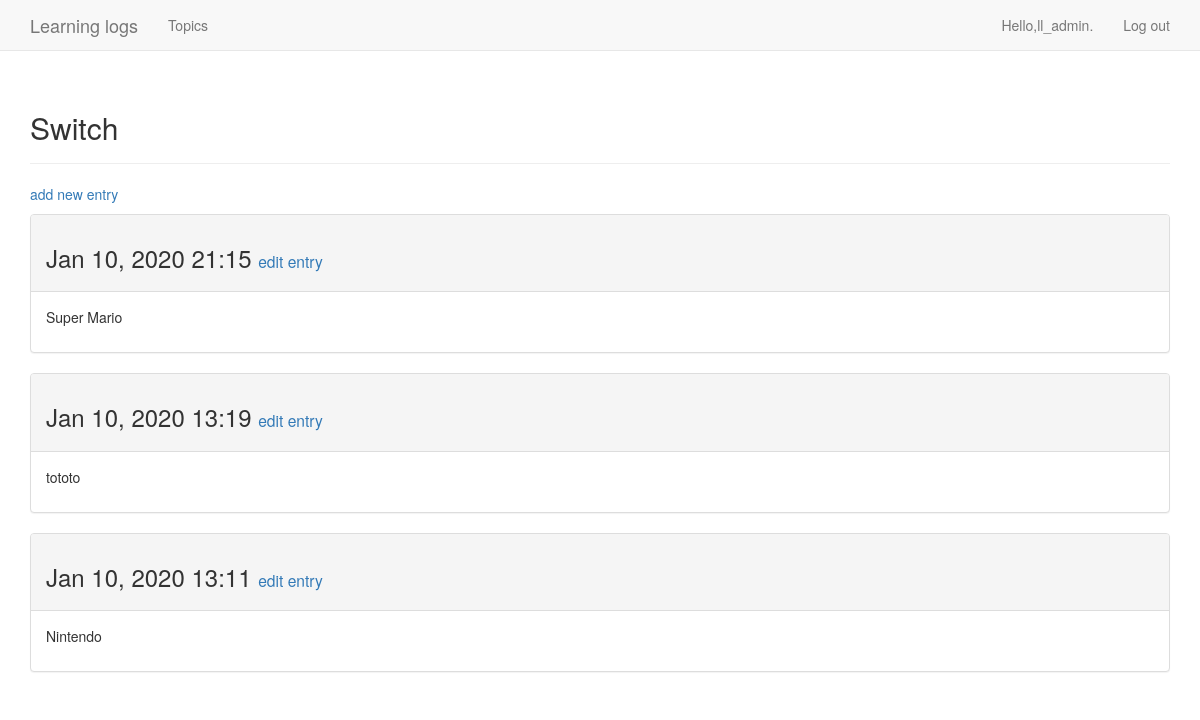
Page /topics/4/ (signed in) on the committed database.
### learning_logs/models.py (models this page shows, shortened)
class Topic(models.Model):
    text = models.CharField(max_length=200)
    date_added = models.DateTimeField(auto_now_add=True)
    owner = models.ForeignKey(User, on_delete=models.CASCADE)
    def __str__(self):
        return self.text

class Entry(models.Model):
    topic = models.ForeignKey(Topic, on_delete=models.CASCADE)
    text = models.TextField()
    date_added = models.DateTimeField(auto_now_add=True)
    class Meta:
        verbose_name_plural = 'entries'

### learning_logs/views.py (the view)
# urls.py: path('topics/<topic_id>/', views.topic, name='topic'),
@login_required
def topic(request, topic_id):
    topic = Topic.objects.get(id=topic_id)
    if topic.owner != request.user:
        raise Http404
    entries = topic.entry_set.order_by('-date_added')
    context = {'topic': topic, 'entries': entries}
    return render(request, 'learning_logs/topic.html', context)

### learning_logs/templates/learning_logs/topic.html
{% extends "learning_logs/base.html" %}
{% block header %}
    <h2>{{ topic }}</h2>
{% endblock header %}
{% block content %}
    <p><a href="{% url 'learning_logs:new_entry' topic.id %}">add new entry</a>
    </p>
    {% for entry in entries %}
        <div class="panel panel-default">
            <div class="panel-heading">
                <h3>
                    {{ entry.date_added|date:'M d, Y H:i' }}
                    <small>
                        <a href="{% url 'learning_logs:edit_entry' entry.id %}">
                            edit entry</a>
                    </small>
                </h3>
            </div>
            <div class="panel-body">
                {{ entry.text|linebreaks }}
            </div>
        </div>
    {% empty %}
        There are no entries for this topic yet.
    {% endfor %}
{% endblock content %}

### learning_logs/templates/learning_logs/base.html (shortened to what this page needs)
{% load bootstrap3 %}
<!DOCTYPE html>
<html lang="en">
<head>
    {% bootstrap_css %}
</head>
<body>
<nav class="navbar navbar-default navbar-static-top">
    <div class="container">
        <div class="navbar-header">
            {% if user.is_authenticated %}
                <a class="navbar-brand"
                   href="{% url 'learning_logs:welcome' %}">Learning
                    logs</a>
            {% else %}
                <a class="navbar-brand" href="{% url 'learning_logs:index' %}">Learning
                    logs</a>
            {% endif %}
        </div>
        <div class="collapse navbar-collapse" id="bs-example-navbar-collapse-1">
            <ul class="nav navbar-nav">
                <li><a href="{% url 'learning_logs:topics' %}">Topics</a></li>
            </ul>
            <ul class="nav navbar-nav navbar-right">
                {% if user.is_authenticated %}
                    <li><a>Hello,{{ user.username }}.</a></li>
                    <li><a href="{% url 'users:logout' %}">Log out</a></li>
                {% else %}
                    <li><a href="{% url 'users:register' %}">Register</a></li>
                    <li><a href="{% url 'users:login' %}">Log in</a></li>
                {% endif %}
            </ul>
        </div>
    </div>
</nav>
<div class="container">
    <div class="page-header">
        {% block header %}{% endblock header %}
    </div>
    <div>
        {% block content %}{% endblock content %}
    </div>
</div>
</body>
</html>

### rows in the picture
Topic: text "Switch"
Entry: date_added "Jan 10, 2020 21:15", text "Super Mario"
Entry: date_added "Jan 10, 2020 13:19", text "tototo"
Entry: date_added "Jan 10, 2020 13:11", text "Nintendo"

### other values in the picture
{{ user.username }} "ll_admin"
